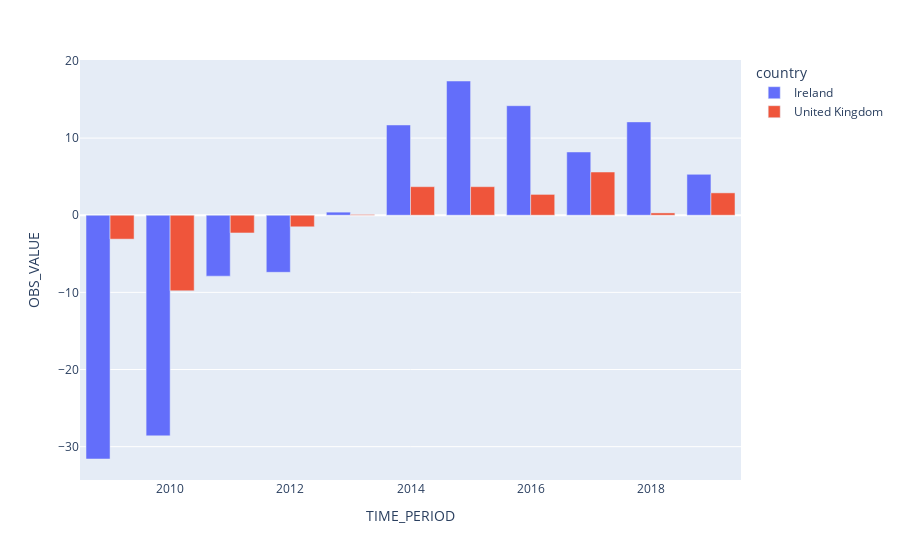

The code cell stored with this chart in its notebook:
### Code cell
fig = px.bar(df_ire_uk, x='TIME_PERIOD', y='OBS_VALUE', color='country', barmode='group')
fig.show()

### Figure 1 — Plotly figure (JSON) as saved in the notebook; plotly's stock layout.template omitted (floating-point values rounded to 4 significant figures)
{"data": [{"alignmentgroup": "True", "hovertemplate": "country=Ireland<br>TIME_PERIOD=%{x}<br>OBS_VALUE=%{y}<extra></extra>", "legendgroup": "Ireland", "marker": {"color": "#636efa", "pattern": {"shape": ""}}, "name": "Ireland", "offsetgroup": "Ireland", "orientation": "v", "showlegend": true, "textposition": "auto", "type": "bar", "x": [2009, 2010, 2011, 2012, 2013, 2014, 2015, 2016, 2017, 2018, 2019], "xaxis": "x", "y": [-31.6, -28.6, -7.9, -7.4, 0.4, 11.7, 17.4, 14.2, 8.2, 12.1, 5.3], "yaxis": "y"}, {"alignmentgroup": "True", "hovertemplate": "country=United Kingdom<br>TIME_PERIOD=%{x}<br>OBS_VALUE=%{y}<extra></extra>", "legendgroup": "United Kingdom", "marker": {"color": "#EF553B", "pattern": {"shape": ""}}, "name": "United Kingdom", "offsetgroup": "United Kingdom", "orientation": "v", "showlegend": true, "textposition": "auto", "type": "bar", "x": [2009, 2010, 2011, 2012, 2013, 2014, 2015, 2016, 2017, 2018, 2019], "xaxis": "x", "y": [-3.1, -9.8, -2.3, -1.5, 0.1, 3.7, 3.7, 2.7, 5.6, 0.3, 2.9], "yaxis": "y"}], "layout": {"barmode": "group", "legend": {"title": {"text": "country"}, "tracegroupgap": 0}, "margin": {"t": 60}, "xaxis": {"anchor": "y", "domain": [0, 1], "title": {"text": "TIME_PERIOD"}}, "yaxis": {"anchor": "x", "domain": [0, 1], "title": {"text": "OBS_VALUE"}}}}
